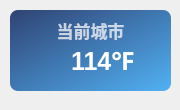
<?xml version="1.0" encoding="UTF-8"?>
<ui version="4.0">
 <class>Theme</class>
 <widget class="QWidget" name="Form">
  <property name="geometry">
   <rect>
    <x>0</x>
    <y>0</y>
    <width>180</width>
    <height>110</height>
   </rect>
  </property>
  <property name="minimumSize">
   <size>
    <width>0</width>
    <height>0</height>
   </size>
  </property>
  <property name="maximumSize">
   <size>
    <width>16777215</width>
    <height>65536</height>
   </size>
  </property>
  <property name="windowTitle">
   <string>天气</string>
  </property>
  <widget class="QLabel" name="current_city">
   <property name="geometry">
    <rect>
     <x>10</x>
     <y>10</y>
     <width>161</width>
     <height>41</height>
    </rect>
   </property>
   <property name="font">
    <font>
     <family>Microsoft YaHei UI</family>
     <pointsize>13</pointsize>
     <weight>75</weight>
     <bold>true</bold>
    </font>
   </property>
   <property name="styleSheet">
    <string notr="true">color: rgba(255, 255, 255, 185);
font-weight: bold;</string>
   </property>
   <property name="text">
    <string>当前城市</string>
   </property>
   <property name="textFormat">
    <enum>Qt::PlainText</enum>
   </property>
   <property name="alignment">
    <set>Qt::AlignCenter</set>
   </property>
  </widget>
  <widget class="QLabel" name="backgnd">
   <property name="geometry">
    <rect>
     <x>10</x>
     <y>10</y>
     <width>161</width>
     <height>81</height>
    </rect>
   </property>
   <property name="styleSheet">
    <string notr="true">background-color: qlineargradient(spread:pad, x1:0, y1:0, x2:1, y2:1, stop:0 rgba(40, 60, 110, 245), stop:1 rgba(75, 175, 245, 245));
border-radius: 8px;
border-image: url();
</string>
   </property>
   <property name="text">
    <string/>
   </property>
  </widget>
  <widget class="QWidget" name="horizontalLayoutWidget">
   <property name="geometry">
    <rect>
     <x>30</x>
     <y>30</y>
     <width>121</width>
     <height>61</height>
    </rect>
   </property>
   <layout class="QHBoxLayout" name="horizontalLayout_2">
    <item>
     <widget class="QLabel" name="weather_icon">
      <property name="sizePolicy">
       <sizepolicy hsizetype="Maximum" vsizetype="Maximum">
        <horstretch>0</horstretch>
        <verstretch>0</verstretch>
       </sizepolicy>
      </property>
      <property name="text">
       <string/>
      </property>
      <property name="pixmap">
       <pixmap>:/svg/img/weather/0.svg</pixmap>
      </property>
      <property name="alignment">
       <set>Qt::AlignCenter</set>
      </property>
     </widget>
    </item>
    <item>
     <widget class="QLabel" name="temperature">
      <property name="sizePolicy">
       <sizepolicy hsizetype="Maximum" vsizetype="Preferred">
        <horstretch>0</horstretch>
        <verstretch>0</verstretch>
       </sizepolicy>
      </property>
      <property name="font">
       <font>
        <family>Microsoft YaHei UI</family>
        <pointsize>19</pointsize>
        <weight>75</weight>
        <bold>true</bold>
       </font>
      </property>
      <property name="styleSheet">
       <string notr="true">border: none;
color: rgba(255, 255, 255, 255);
font-weight: bold</string>
      </property>
      <property name="text">
       <string>114℉</string>
      </property>
      <property name="textFormat">
       <enum>Qt::PlainText</enum>
      </property>
      <property name="alignment">
       <set>Qt::AlignLeading|Qt::AlignLeft|Qt::AlignVCenter</set>
      </property>
     </widget>
    </item>
   </layout>
  </widget>
  <zorder>backgnd</zorder>
  <zorder>current_city</zorder>
  <zorder>horizontalLayoutWidget</zorder>
 </widget>
 <resources/>
 <connections/>
</ui>
